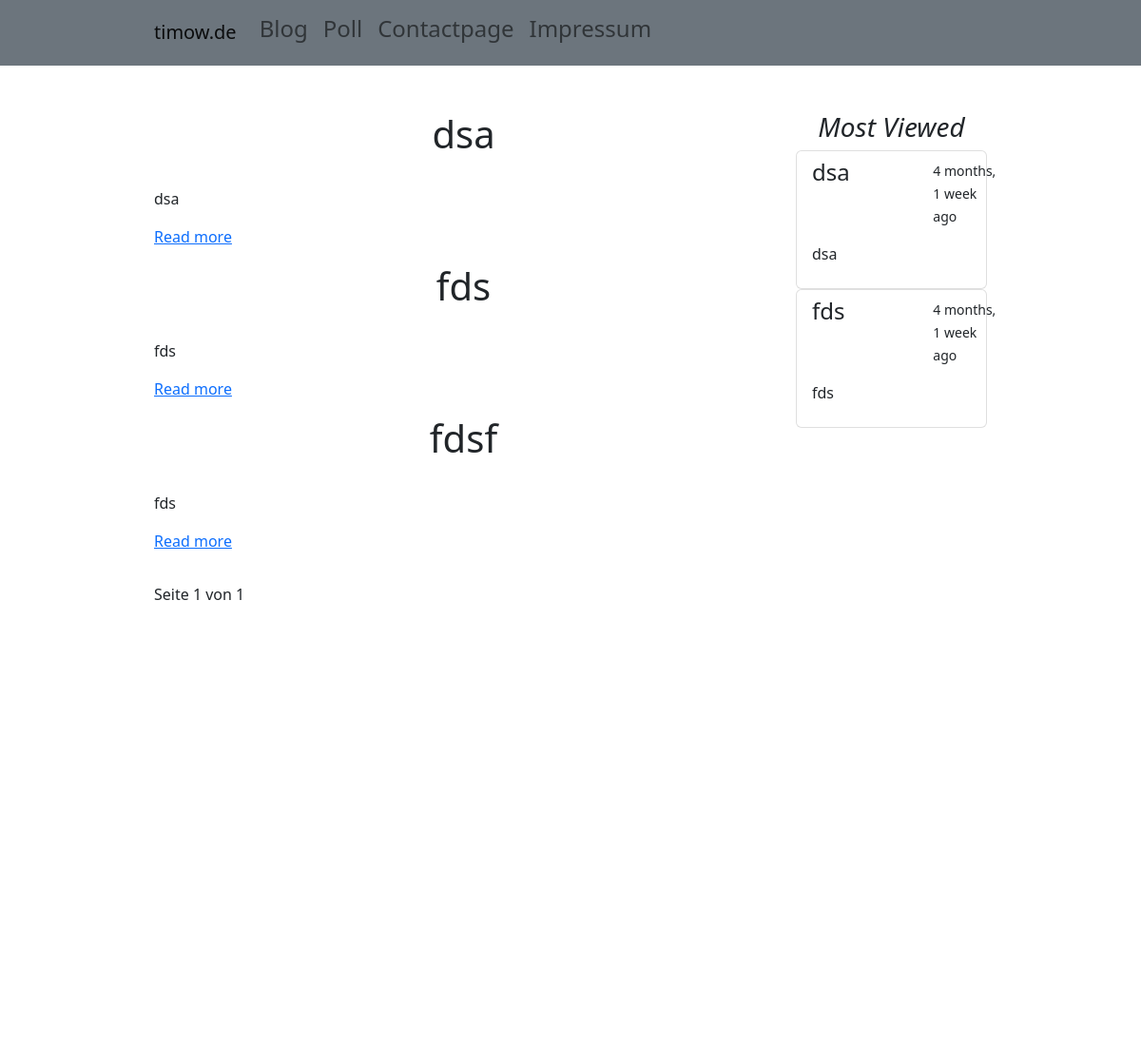
Before: /blog (upper part) with the older database file.
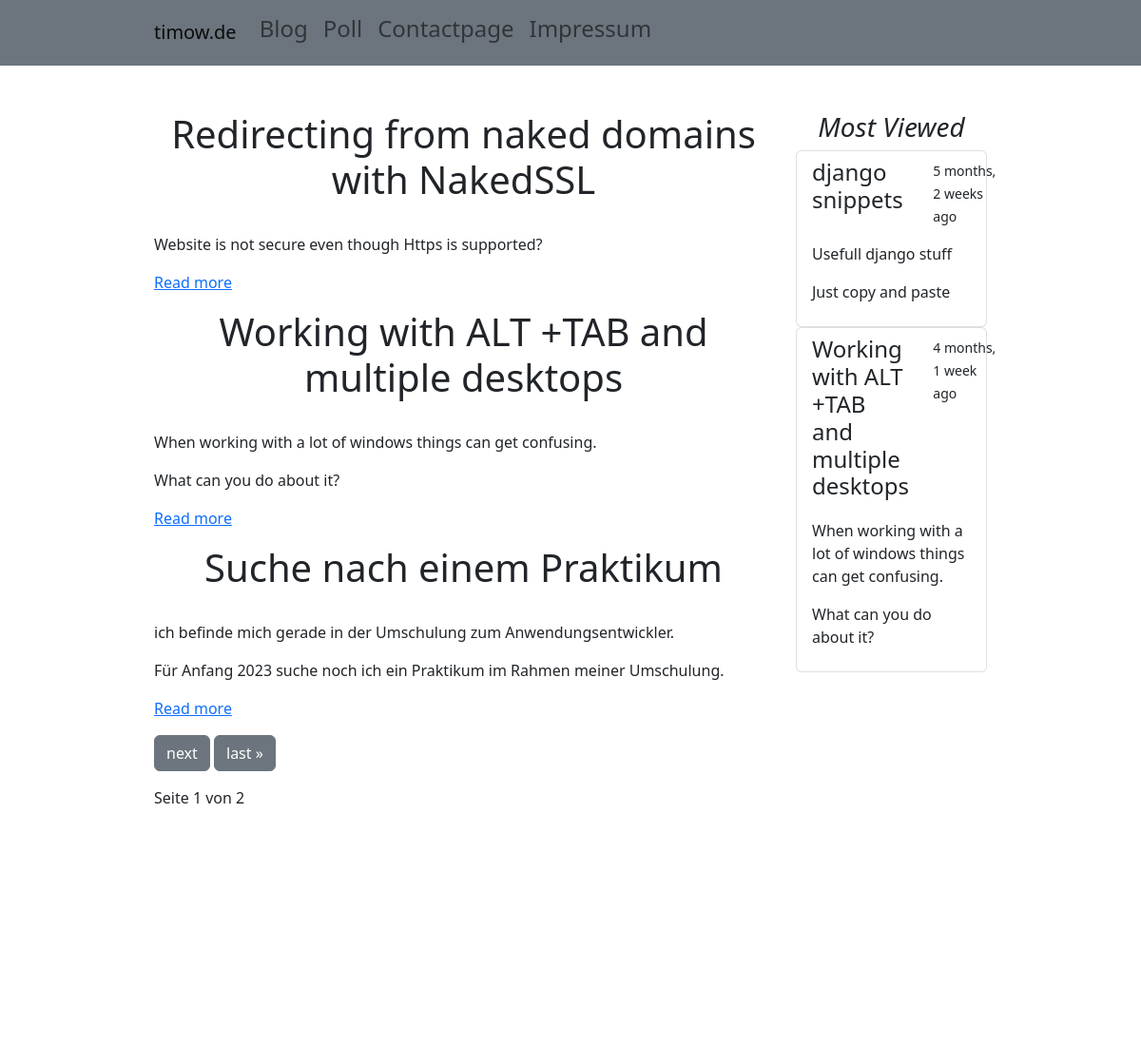
After: the same page with the newer database file.
### blog/models.py (models this page shows, shortened)
class Blogpost(models.Model):
    title = models.CharField(max_length=200, default="")
    maintext = RichTextField(blank=True)
    picture = RichTextUploadingField(blank=True)
    previewtext = RichTextField(max_length=1000, null=True)
    pub_date = models.DateField("date published")
    view_counter = models.IntegerField(default=0)

### blog/views.py (the view)
# urls.py: path("blog", views.blog, name="blog"),
def blog(request):
    all_blogs = Blogpost.objects.order_by("-pub_date")
    most_viewed_blogs = Blogpost.objects.order_by("-view_counter")[:2]
    paginator = Paginator(all_blogs, 3)
    page_number = request.GET.get("page")
    page_obj = paginator.get_page(page_number)
    context = {
        "all_blogs": all_blogs,
        "most_viewed_blogs": most_viewed_blogs,
        "page_obj": page_obj,
    }
    return render(request, "blog/blog.html", context)

### blog/templates/blog/blog.html (shortened to what this page needs)
{% extends 'basetemplate.html' %}
{% block content %}
<div class="row mt-5">
    <div class="col-sm-12 col-lg-9">
        {% if all_blogs %}
        {% for Blogpost in page_obj %}
        <div class="mb-3">
            <h1 class="text-center">
                {{ Blogpost.title }}
            </h1>
            {{ Blogpost.previewtext|safe }}
            <a href="{% url 'blog:blogdetail' Blogpost.id %}">Read more</a>
        </div>
        {% endfor %}
        {% else %}
        <p>No Blogs are available.</p>
        {% endif %}
        <div class="pagination mt-3">
            <span class="step-links">
                {% if page_obj.has_next %}
                <a href="?page={{ page_obj.next_page_number }}"><button type="button"
                        class="btn btn-secondary">next</button></a>
                <a href="?page={{ page_obj.paginator.num_pages }}"><button type="button" class="btn btn-secondary">last
                        &raquo;</button></a>
                {% endif %}
                <div class="current mt-3">
                    <p> Seite {{ page_obj.number }} von {{ page_obj.paginator.num_pages }} </p>
                </div>
            </span>
        </div>
    </div>
    <div class="col-sm-12 col-lg-3">
        <h3 class="text-center fst-italic"> Most Viewed </h3>
        {% for Blogpost in most_viewed_blogs %}
        <div class="list-group">
            <a href="{% url 'blog:blogdetail' Blogpost.id %}" class="list-group-item list-group-item-action"
                aria-current="true">
                <div class="row mb-3">
                    <div class="col-8">
                        <h4 class="mb-1">{{ Blogpost.title }}</h4>
                    </div>
                    <div class="col-4">
                        <small>{{ Blogpost.pub_date|timesince }} ago</small>
                    </div>
                </div>
                <p class="mb-1">{{ Blogpost.previewtext|safe }} </p>
            </a>
        </div>
        {% endfor %}
    </div>
</div>
{% endblock content %}

### templates/basetemplate.html (shortened to what this page needs)
{% load static %}
<!DOCTYPE html>
<html lang="de, en">
<head>
  <link rel="stylesheet" href="{% static 'blog/stylesheet.css' %}">
  <link rel="stylesheet" href="{% static 'blog/bootstrap.min.css' %}">
</head>
<body class="ResponsiveBottom">
  <header class="navbar navbar-expand-lg navbar-light bg-secondary">
    <div class="container col-9">
      <a class="navbar-brand" href="{% url 'blog:startpage' %}">timow.de</a>
      <div class="collapse navbar-collapse" id="navbarTogglerDemo02">
        <ul class="navbar-nav">
          <li class="nav-item">
            <a class="nav-link" href="{% url 'blog:blog' %}">
              <h4>Blog</h4>
            </a>
          </li>
          <li class="nav-item">
            <a class="nav-link" href="{% url 'blog:poll' %}">
              <h4>Poll</h4>
            </a>
          </li>
          <li class="nav-item">
            <a class="nav-link" href="{% url 'blog:contactpage' %}">
              <h4>Contactpage</h4>
            </a>
          </li>
          <li class="nav-item">
            <a class="nav-link" data-bs-toggle="offcanvas" data-bs-target="#offcanvasWithBackdrop"
              aria-controls="offcanvasWithBackdrop" href="">
              <h4>Impressum</h4>
            </a>
          </li>
        </ul>
      </div>
    </div>
  </header>
  <div class="container col-9">
    {% block content %}
    {% endblock content %}
  </div>
</body>
</html>

### blog/static/blog/stylesheet.css (style rules this page uses)
.ResponsiveBottom { min-height: 100vh; display: flex; flex-direction: column; }

Changed rows visible on the page:
removed Blogpost: title "dsa", previewtext "dsa", pub_date "4 months, 1 week"
removed Blogpost: title "fdsf", previewtext "fds", shown under "Impressum"
added Blogpost: title "Redirecting from naked domains with NakedSSL", previewtext "Website is not secure even though Https is supported?", shown under "Impressum"
changed Blogpost: title "fds" → "Working with ALT +TAB and multiple desktops"; previewtext "fds" → "When working with a lot of windows things can get confusing. What can you do about it?"
added Blogpost: title "Suche nach einem Praktikum", previewtext "ich befinde mich gerade in der Umschulung zum Anwendungsentwickler. Für Anfang 2023 suche noch ich ein Praktikum im Rahmen meiner Umschulung.", shown under "Impressum"
added Blogpost: title "django snippets", pub_date "5 months, 2 weeks", previewtext "Usefull django stuff Just copy and paste", shown under "Most Viewed"
Other visible differences:
{{ page_obj.paginator.num_pages }}: "1" → "2"
text now shown: "next last »"
